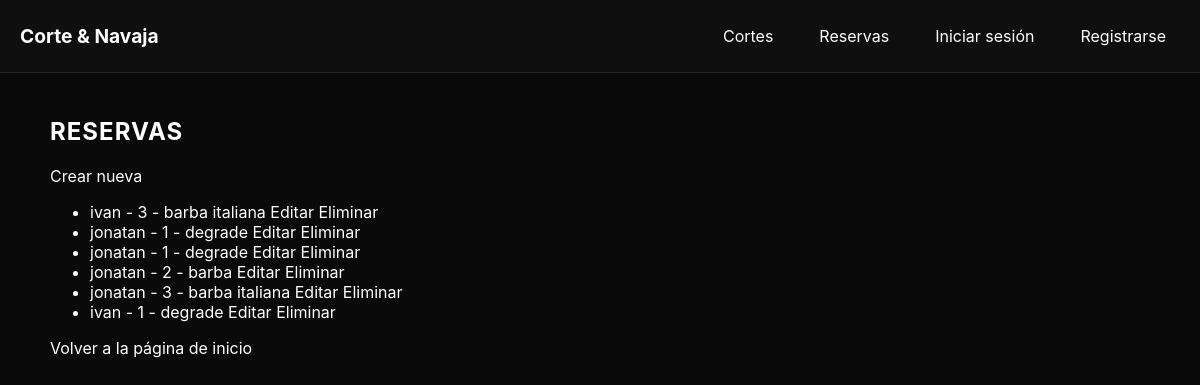
/reservas/, run on an earlier commit of the app's database.
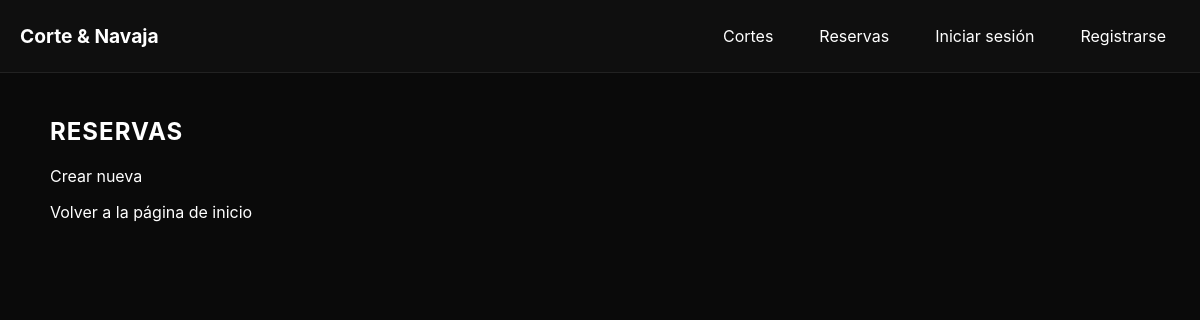
And on a later commit of the database.
### corte/models.py (models this page shows, shortened)
class Reserva(models.Model):
    nombre = models.CharField(max_length=100)
    telefono = models.CharField(max_length=20)
    corte = models.ForeignKey(Corte, on_delete=models.CASCADE)

class Corte(models.Model):
    name = models.CharField(max_length=100)
    precio = models.IntegerField()
    descripcion = models.TextField(max_length=250)
    imagen = models.ImageField(upload_to='cortes/', null=True, blank=True)
    def __str__(self):
        return f'{self.id} - {self.name}'

### corte/views.py (the view)
# urls.py: path('reservas/', views.lista_reservas, name='lista_reservas'),
def lista_reservas(request):
    reservas = Reserva.objects.all()
    return render(request, 'corte/lista_reservas.html', {'reservas': reservas})

### corte/templates/corte/lista_reservas.html
{% extends "corte/base.html" %}
{% block body %}
<h2>Reservas</h2>
<a href="{% url 'corte' %}">Crear nueva</a>
<ul>
    {% for r in reservas %}
        <li>
            {{ r.nombre }} - {{ r.corte }}
            <a href="{% url 'editar_reserva' r.id %}">Editar</a>
            <a href="{% url 'eliminar_reserva' r.id %}">Eliminar</a>
        </li>
    {% endfor %}
</ul>
<a href="{% url 'bienvenida' %}">Volver a la página de inicio</a>
{% endblock %}

What changed in the data, as far as the page shows it:
removed Reserva: nombre "ivan", corte "3 - barba italiana"
removed Reserva: nombre "jonatan", corte "1 - degrade"
removed Reserva: nombre "jonatan", corte "1 - degrade"
removed Reserva: nombre "jonatan", corte "2 - barba"
removed Reserva: nombre "jonatan", corte "3 - barba italiana"
removed Reserva: nombre "ivan", corte "1 - degrade"
